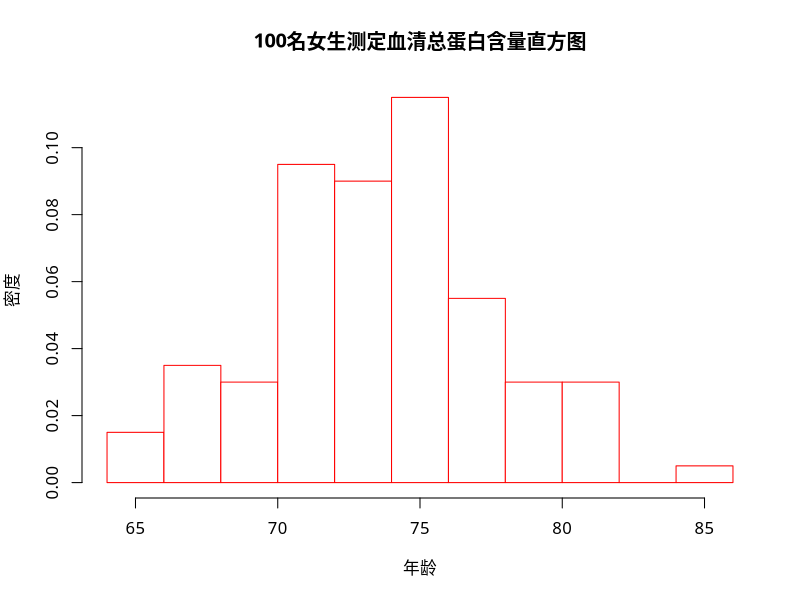
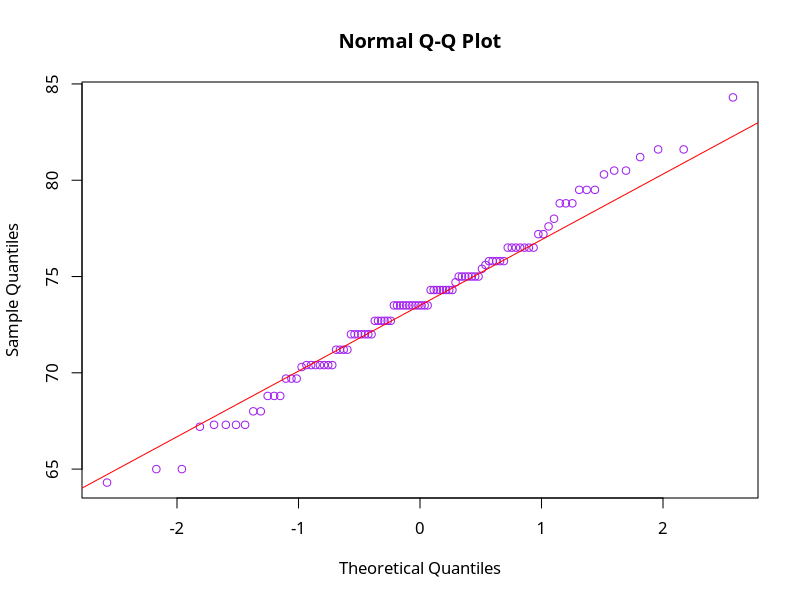
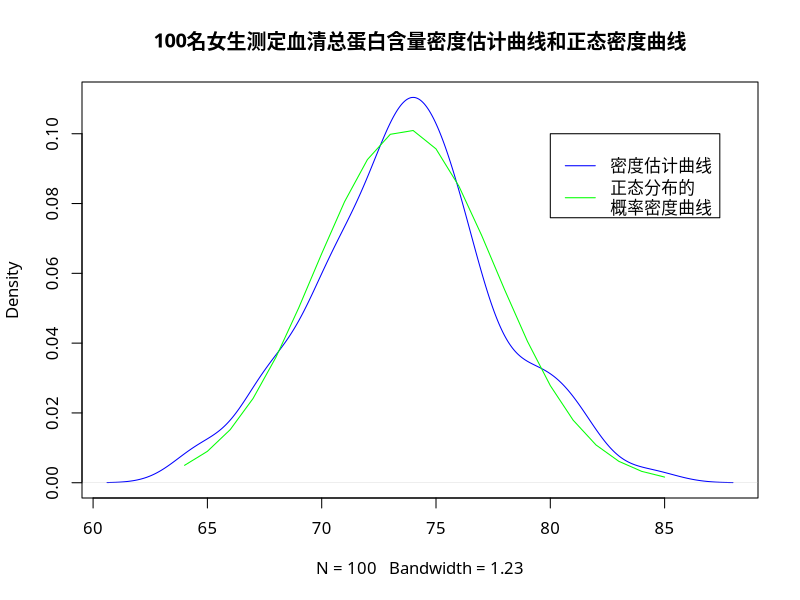
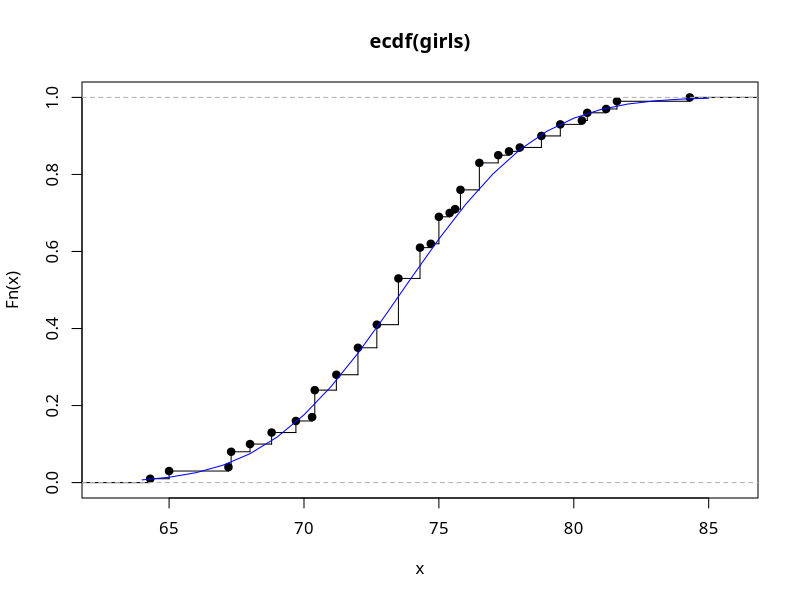
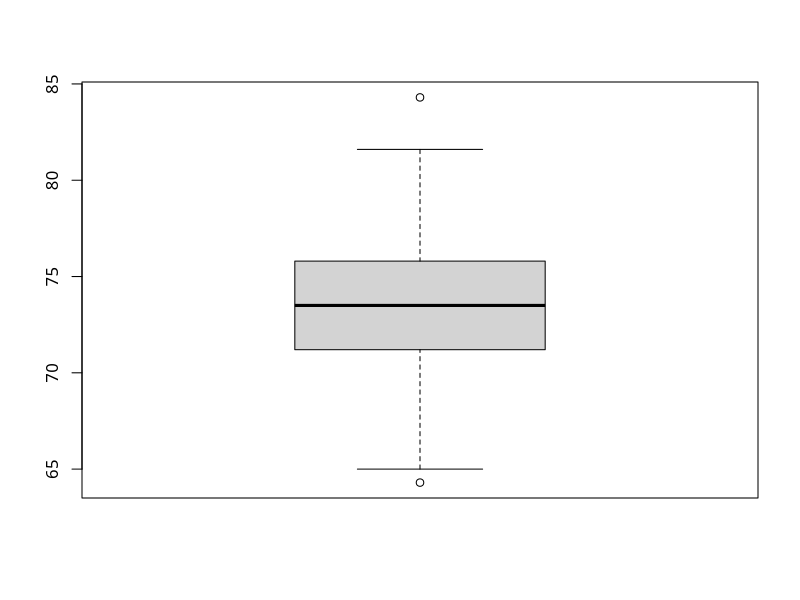

These figures' R source, in order:
## ---- chunk 1
  girls <- scan("exec0301.data")
  data_outline<-function(x){
    n<-length(x)     # 样本数
    m<-mean(x)       # 均值
    v<-var(x)        # 方差
    s<-sd(x)         # 标准差
    me<-median(x)    # 中位数
    cv<-100*s/m      # 样本的变异系数
    css<-sum((x-m)^2)# 样本校正平方和
    uss<-sum(x^2)    # 样本未校正平方和
    R <- max(x)-min(x)#样本极差
    R1 <-quantile(x,3/4)-quantile(x,1/4) #样本半极差
    sm <-s/sqrt(n-1)   # 样本的标准误
    g1 <-n/((n-1)*(n-2))*sum((x-m)^3)/s^3 #Skewness 样本峰度系数
    g2 <-((n*(n+1))/((n-1)*(n-2)*(n-3))*sum((x-m)^4)/s^4-(3*(n-1)^2)/((n-2)*(n-3))) #Kurtosis 样本偏度系数
    data.frame(均值Mean=m,方差Var=v,标准差std_dev=s,极差R=R,标准误std_mean=sm,变异系数CV=cv,偏度系数Kurtosis=g2, 峰度系数Skewness=g1,row.names=1)

}
## ---- chunk 2
options(width=120)
data_outline(girls)
## ---- chunk 3
par(family='STHeiti')
hist(girls,freq=FALSE,col="white",border="red",main="100名女生测定血清总蛋白含量直方图",xlab="年龄",ylab="密度")
qqnorm(girls,col="purple") #绘制QQ图
qqline(girls,col="red") #绘制QQ直线
## ---- chunk 4
par(family='STHeiti')
plot(density(girls),col="blue", main="100名女生测定血清总蛋白含量密度估计曲线和正态密度曲线") #密度估计曲线
x<-64:85
lines(x,dnorm(x,mean(girls),sd(girls)),col="green") #正态分布的概率密度曲线
legend(80,0.1, # places a legend at the appropriate place 
       c("密度估计曲线","正态分布的\n概率密度曲线"), # puts text in the legend
       lty=c(1,1), # gives the legend appropriate symbols (lines)
       lwd=c(1,1),col=c("blue","green")) # gives the legend lines        
## ---- chunk 5
plot(ecdf(girls),verticals=TRUE,do.p=TRUE) #绘制经验分布图
lines(x,pnorm(x,mean(girls),sd(girls)),col="blue") #正态经验分布
## ---- chunk 6
stem(girls)
## ---- chunk 7
boxplot(girls)
## ---- chunk 8
fivenum(girls)
## ---- chunk 9
result <- shapiro.test(girls)
if(result$p.value>=0.05){
  cat("服从正态分布")
}
## ---- chunk 10
result <- ks.test(girls,"pnorm", mean(girls),sd(girls)) #注意，这里的警告信息，是因为数据中有重复的数值，ks检验要求待检数据时连续的，不允许重复值。
if(result$p.value>=0.05){
  cat("服从正态分布")
}
## ---- chunk 11
  students<-read.table("students.data", header=T)
  attach(students)
  result <- cor.test(体重,身高, method="pearson")
  result
  if(result$p.value<0.05)
    cat("体重~身高相关")
